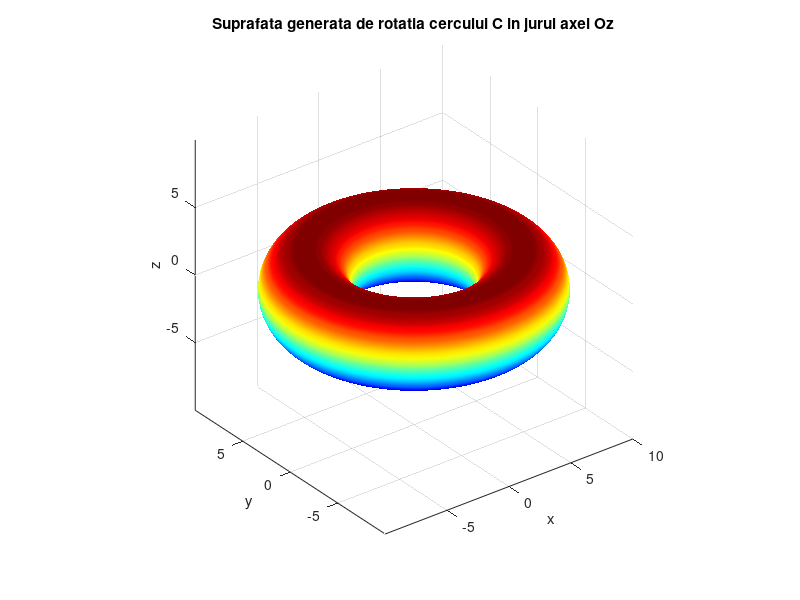

The MATLAB source for this figure:
% Date de testare
R = 7;         % distanta de la origine la centru
rC = 3;        % raza cercului
zC = 0;        % zC este constant si egal cu 0

% Generam plasa de puncte
[theta, phi] = meshgrid(linspace(0, 2*pi, 100), linspace(0, 2*pi, 100));

% Coordonatele punctelor pe suprafata
x = (R + rC * cos(theta)) .* cos(phi);
y = (R + rC * cos(theta)) .* sin(phi);
z = zC + rC * sin(theta);

% Afisarea suprafetei
figure('Name', 'Problema 1 - Suprafata generata de cercul C');
surf(x, y, z);
shading interp;
colormap jet;
axis equal;
xlabel('x'); ylabel('y'); zlabel('z');
title('Suprafata generata de rotatia cercului C in jurul axei Oz');
grid on;
